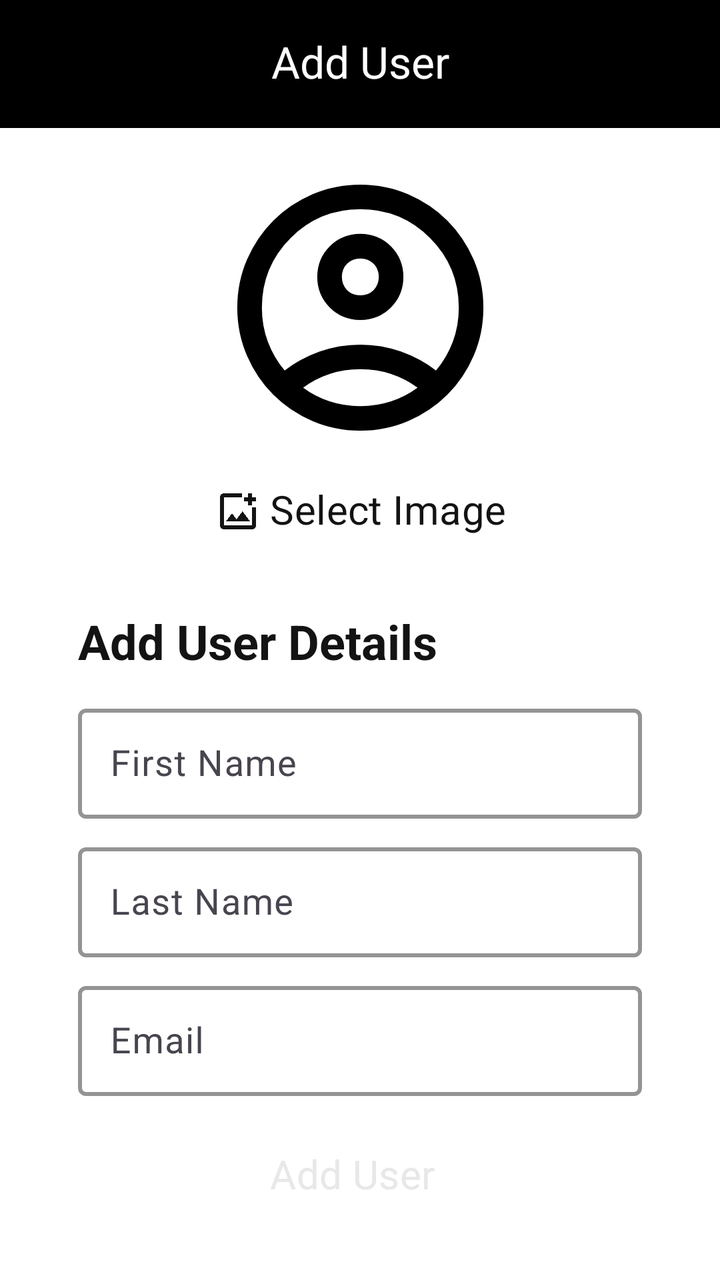
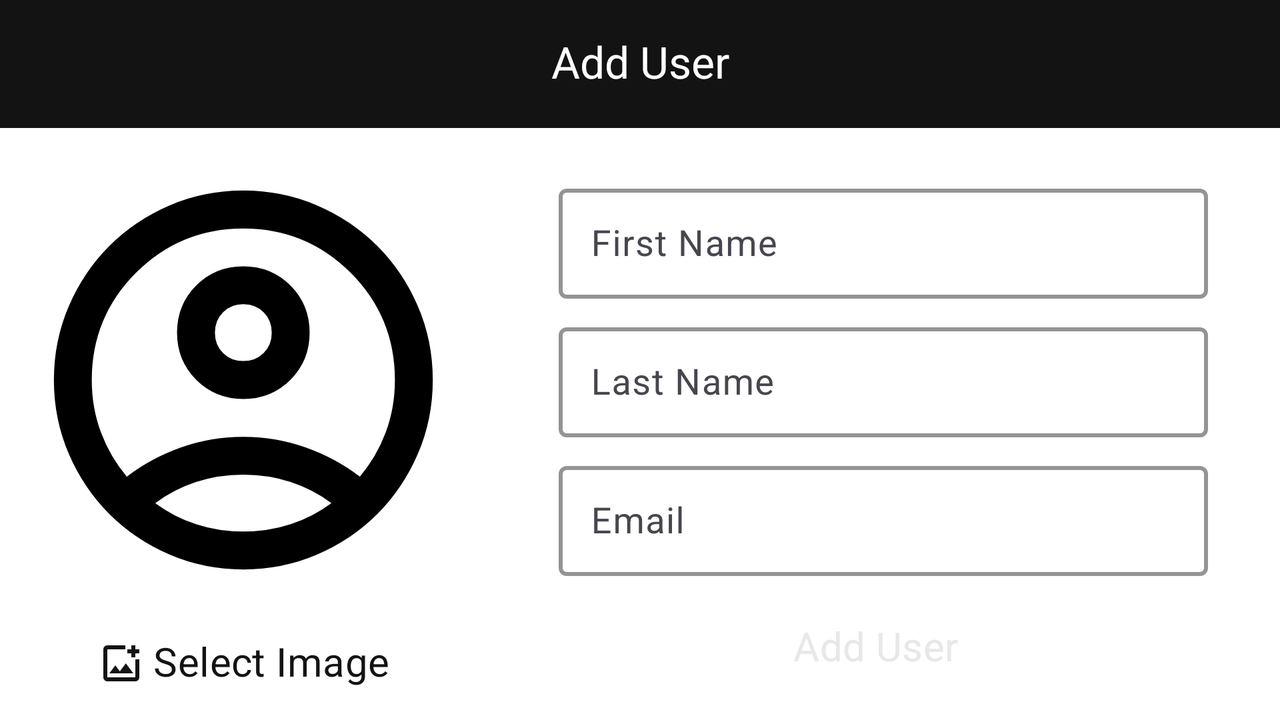

Two renders of one Android screen. The first uses the default layout on a phone; the second uses the alternative layout the repository ships for a different screen configuration, on a matching device. The two XML files are below.
<!-- AndroidManifest.xml: application theme Theme.UsersApp -->
<!-- res/layout/fragment_add_user.xml -->
<?xml version="1.0" encoding="utf-8"?>
<androidx.constraintlayout.widget.ConstraintLayout xmlns:android="http://schemas.android.com/apk/res/android"
    xmlns:app="http://schemas.android.com/apk/res-auto"
    xmlns:tools="http://schemas.android.com/tools"
    android:layout_width="match_parent"
    android:layout_height="match_parent"
    android:background="@color/white_100"
    android:fitsSystemWindows="true"
    tools:context=".ui.AddUserFragment">

    <androidx.coordinatorlayout.widget.CoordinatorLayout
        android:id="@+id/coordinatorLayout"
        android:layout_width="0dp"
        android:layout_height="wrap_content"
        app:layout_constraintEnd_toEndOf="parent"
        app:layout_constraintStart_toStartOf="parent"
        app:layout_constraintTop_toTopOf="parent">

        <com.google.android.material.appbar.AppBarLayout
            android:id="@+id/appBarLayout"
            android:layout_width="match_parent"
            android:layout_height="wrap_content"
            android:fitsSystemWindows="true">

        </com.google.android.material.appbar.AppBarLayout>

        <com.google.android.material.appbar.MaterialToolbar
            android:id="@+id/addUserTopAppBar"
            android:layout_width="match_parent"
            android:layout_height="wrap_content"
            android:background="@color/black"
            android:gravity="center"
            android:minHeight="?attr/actionBarSize"
            app:navigationIcon="@drawable/icon_arrow_back"
            app:navigationIconTint="@color/white"
            app:title="Add User"
            app:titleCentered="true"
            app:titleTextColor="@color/white" />
    </androidx.coordinatorlayout.widget.CoordinatorLayout>

    <androidx.constraintlayout.widget.ConstraintLayout
        android:id="@+id/constraintLayout"
        android:layout_width="0dp"
        android:layout_height="wrap_content"
        android:layout_marginStart="16dp"
        android:layout_marginEnd="16dp"
        android:layout_marginBottom="16dp"
        android:background="@drawable/rounded_bg"
        android:backgroundTint="@color/grey_100"
        android:padding="12dp"
        app:layout_constraintBottom_toBottomOf="parent"
        app:layout_constraintEnd_toEndOf="parent"
        app:layout_constraintHorizontal_bias="0.5"
        app:layout_constraintStart_toStartOf="parent"
        app:layout_constraintWidth_percent="0.85">

        <TextView
            android:id="@+id/textView2"
            android:layout_width="0dp"
            android:layout_height="wrap_content"
            android:text="@string/add_user_details"
            android:textColor="@color/black_100"
            android:textSize="24sp"
            android:textStyle="bold"
            app:layout_constraintEnd_toEndOf="parent"
            app:layout_constraintStart_toStartOf="parent"
            app:layout_constraintTop_toTopOf="parent" />

        <Button
            android:id="@+id/addUserBtn"
            style="@style/elevatedButtonStyle"
            android:layout_width="0dp"
            android:layout_height="wrap_content"
            android:backgroundTint="@color/black_100"
            android:text="@string/add_user"
            android:textColor="#E8E8E8"
            android:textSize="20sp"
            app:iconTint="#E8E8E8"
            app:layout_constraintBottom_toBottomOf="parent"
            app:layout_constraintEnd_toEndOf="parent"
            app:layout_constraintStart_toStartOf="parent"
            app:shapeAppearance="@style/ShapeAppearance.Material3.Corner.Small" />

        <com.google.android.material.textfield.TextInputLayout
            android:id="@+id/firstNameTF"
            style="@style/editTextStyle"
            android:layout_width="match_parent"
            android:layout_height="wrap_content"
            android:layout_marginTop="12dp"
            android:layout_marginBottom="4dp"
            android:hint="@string/first_name"
            app:layout_constraintBottom_toTopOf="@+id/lastNameTF"
            app:layout_constraintTop_toBottomOf="@+id/textView2"
            app:layout_constraintVertical_chainStyle="spread"
            tools:layout_editor_absoluteX="12dp">

            <com.google.android.material.textfield.TextInputEditText
                android:id="@+id/firstNameET"
                android:layout_width="match_parent"
                android:layout_height="wrap_content"
                android:inputType="textCapWords" />

        </com.google.android.material.textfield.TextInputLayout>

        <com.google.android.material.textfield.TextInputLayout
            android:id="@+id/lastNameTF"
            style="@style/editTextStyle"
            android:layout_width="match_parent"
            android:layout_height="wrap_content"
            android:layout_marginTop="4dp"
            android:layout_marginBottom="4dp"
            android:hint="@string/last_name"
            app:layout_constraintBottom_toTopOf="@+id/emailTF"
            app:layout_constraintTop_toBottomOf="@+id/firstNameTF"
            tools:layout_editor_absoluteX="12dp">

            <com.google.android.material.textfield.TextInputEditText
                android:id="@+id/lastNameET"
                android:layout_width="match_parent"
                android:layout_height="wrap_content"
                android:inputType="textCapWords" />

        </com.google.android.material.textfield.TextInputLayout>

        <com.google.android.material.textfield.TextInputLayout
            android:id="@+id/emailTF"
            style="@style/editTextStyle"
            android:layout_width="match_parent"
            android:layout_height="wrap_content"
            android:layout_marginTop="4dp"
            android:layout_marginBottom="16dp"
            android:hint="@string/email"
            app:layout_constraintBottom_toTopOf="@+id/addUserBtn"
            app:layout_constraintTop_toBottomOf="@+id/lastNameTF"
            tools:layout_editor_absoluteX="12dp">

            <com.google.android.material.textfield.TextInputEditText
                android:id="@+id/emailET"
                android:layout_width="match_parent"
                android:layout_height="wrap_content"
                android:inputType="textEmailAddress"
                />
        </com.google.android.material.textfield.TextInputLayout>
    </androidx.constraintlayout.widget.ConstraintLayout>

    <ImageView
        android:id="@+id/addUserImageView"
        android:layout_width="0dp"
        android:layout_height="0dp"
        android:layout_marginStart="24dp"
        android:layout_marginTop="16dp"
        android:layout_marginEnd="24dp"
        android:layout_marginBottom="4dp"
        android:background="@drawable/rounded_bg"
        android:backgroundTint="@color/grey_100"
        android:src="@drawable/icon_user"
        app:layout_constraintBottom_toTopOf="@+id/pickImageBtn"
        app:layout_constraintDimensionRatio="1:1"
        app:layout_constraintEnd_toEndOf="parent"
        app:layout_constraintHeight_max="360dp"
        app:layout_constraintHorizontal_bias="0.5"
        app:layout_constraintStart_toStartOf="parent"
        app:layout_constraintTop_toBottomOf="@+id/coordinatorLayout"
        app:layout_constraintVertical_chainStyle="packed"
        android:contentDescription="@string/user_image" />

    <com.google.android.material.button.MaterialButton
        android:id="@+id/pickImageBtn"
        style="@style/Widget.Material3.Button.TextButton"
        android:layout_width="wrap_content"
        android:layout_height="wrap_content"
        android:layout_marginBottom="16dp"
        android:text="@string/select_image"
        android:textColor="@color/black_100"
        android:textSize="20sp"
        app:icon="@drawable/icon_image"
        app:iconSize="24dp"
        app:iconTint="@color/black_100"
        app:layout_constraintBottom_toTopOf="@+id/constraintLayout"
        app:layout_constraintEnd_toEndOf="@+id/addUserImageView"
        app:layout_constraintHorizontal_bias="0.5"
        app:layout_constraintStart_toStartOf="@+id/addUserImageView"
        app:layout_constraintTop_toBottomOf="@+id/addUserImageView"
        app:shapeAppearance="@style/ShapeAppearance.Material3.Corner.Small" />


    <androidx.constraintlayout.widget.Guideline
        android:id="@+id/guideline"
        android:layout_width="wrap_content"
        android:layout_height="wrap_content"
        android:orientation="horizontal"
        app:layout_constraintGuide_percent="0.500684" />

</androidx.constraintlayout.widget.ConstraintLayout>
<!-- resources referenced by this layout -->
<resources>
  <color name="black">#FF000000</color>
  <color name="black_100">#131313</color>
  <color name="grey_100">#F8F8F8</color>
  <color name="white">#FFFFFFFF</color>
  <color name="white_100">#FFFFFFFF</color>
  <!-- drawable icon_image (drawable) -->
  <vector xmlns:android="http://schemas.android.com/apk/res/android"
      android:width="24dp"
      android:height="24dp"
      android:viewportWidth="960"
      android:viewportHeight="960"
      android:tint="@color/black">
      <path android:fillColor="@android:color/white"
          android:pathData="M200,840Q167,840 143.5,816.5Q120,793 120,760L120,200Q120,167 143.5,143.5Q167,120 200,120L560,120L560,200L200,200Q200,200 200,200Q200,200 200,200L200,760Q200,760 200,760Q200,760 200,760L760,760Q760,760 760,760Q760,760 760,760L760,400L840,400L840,760Q840,793 816.5,816.5Q793,840 760,840L200,840ZM680,360L680,280L600,280L600,200L680,200L680,120L760,120L760,200L840,200L840,280L760,280L760,360L680,360ZM240,680L720,680L570,480L450,640L360,520L240,680ZM200,200L200,320L200,320L200,400L200,400L200,760Q200,760 200,760Q200,760 200,760L200,760Q200,760 200,760Q200,760 200,760L200,200Q200,200 200,200Q200,200 200,200Z"/>
  </vector>
  <string name="add_user">Add User</string>
  <string name="add_user_details">Add User Details</string>
  <string name="email">Email</string>
  <string name="first_name">First Name</string>
  <string name="last_name">Last Name</string>
  <string name="select_image">Select Image</string>
  <string name="user_image">user image</string>
  <style name="editTextStyle" parent="ThemeOverlay.Material3.TextInputEditText.OutlinedBox.Dense">
          <item name="boxStrokeColor">@color/black</item>
          <item name="boxStrokeWidth">2dp</item>
          <item name="hintTextColor">@color/black</item>
          <item name="labelStyle">@color/black</item>
          <item name="colorControlActivated">@color/black</item>
          <item name="hintTextAppearance">@style/TextAppearance.Material3.BodyMedium</item>
      </style>
  <style name="elevatedButtonStyle" parent="Widget.Material3.Button.ElevatedButton.Icon">
          <item name="android:insetTop">0dp</item>
          <item name="android:insetBottom">0dp</item>
          <item name="iconSize">28dp</item>
          <item name="backgroundTint">@color/black</item>
          <item name="tint">@color/white</item>
      </style>
  <style name="Theme.UsersApp" parent="Base.Theme.UsersApp" />
  <style name="Base.Theme.UsersApp" parent="Theme.Material3.DayNight.NoActionBar">
          
          
          <item name="fontFamily">@font/nunito_sans</item>
          <item name="android:textSize">18sp</item>
          <item name="fontWeight">600</item>
          <item name="android:includeFontPadding">false</item>
      </style>
</resources>
<!-- res/layout-land/fragment_add_user.xml (the author's variant of the layout above) -->
<!-- drawn on the phone turned sideways -->
<?xml version="1.0" encoding="utf-8"?>
<androidx.constraintlayout.widget.ConstraintLayout xmlns:android="http://schemas.android.com/apk/res/android"
    xmlns:app="http://schemas.android.com/apk/res-auto"
    xmlns:tools="http://schemas.android.com/tools"
    android:layout_width="match_parent"
    android:layout_height="match_parent"
    android:background="@color/white_100"
    android:fitsSystemWindows="true"
    android:padding="0dp">

    <androidx.coordinatorlayout.widget.CoordinatorLayout
        android:id="@+id/coordinatorLayout"
        android:layout_width="0dp"
        android:layout_height="wrap_content"
        app:layout_constraintEnd_toEndOf="parent"
        app:layout_constraintStart_toStartOf="parent"
        app:layout_constraintTop_toTopOf="parent">

        <com.google.android.material.appbar.AppBarLayout
            android:id="@+id/appBarLayout"
            android:layout_width="match_parent"
            android:layout_height="wrap_content"
            android:fitsSystemWindows="true">

        </com.google.android.material.appbar.AppBarLayout>

        <com.google.android.material.appbar.MaterialToolbar
            android:id="@+id/addUserTopAppBar"
            android:layout_width="match_parent"
            android:layout_height="wrap_content"
            android:background="@color/black_100"
            android:gravity="center"
            android:minHeight="?attr/actionBarSize"
            app:navigationIcon="@drawable/icon_arrow_back"
            app:navigationIconTint="@color/white"
            app:title="Add User"
            app:titleCentered="true"
            app:titleTextColor="@color/white" />
    </androidx.coordinatorlayout.widget.CoordinatorLayout>

    <androidx.constraintlayout.widget.ConstraintLayout
        android:id="@+id/constraintLayout"
        android:layout_width="0dp"
        android:layout_height="wrap_content"
        android:layout_marginStart="16dp"
        android:layout_marginEnd="16dp"
        android:background="@drawable/rounded_bg"
        android:backgroundTint="@color/grey_100"
        android:padding="12dp"
        app:layout_constraintBottom_toBottomOf="parent"
        app:layout_constraintEnd_toEndOf="parent"
        app:layout_constraintStart_toStartOf="@+id/guideline4"
        app:layout_constraintTop_toTopOf="@+id/addUserImageView">

        <Button
            android:id="@+id/addUserBtn"
            style="@style/elevatedButtonStyle"
            android:layout_width="0dp"
            android:layout_height="wrap_content"
            android:backgroundTint="@color/black_100"
            android:text="@string/add_user"
            android:textColor="#E8E8E8"
            android:textSize="20sp"
            app:layout_constraintBottom_toBottomOf="parent"
            app:layout_constraintEnd_toEndOf="@+id/emailTF"
            app:layout_constraintStart_toStartOf="@+id/emailTF"
            app:shapeAppearance="@style/ShapeAppearance.Material3.Corner.Small" />

        <com.google.android.material.textfield.TextInputLayout
            android:id="@+id/firstNameTF"
            style="@style/editTextStyle"
            android:layout_width="0dp"
            android:layout_height="wrap_content"
            android:layout_marginStart="8dp"
            android:layout_marginEnd="8dp"
            android:layout_marginBottom="4dp"
            android:hint="@string/first_name"
            android:minHeight="48dp"
            app:layout_constraintBottom_toTopOf="@+id/lastNameTF"
            app:layout_constraintEnd_toEndOf="parent"
            app:layout_constraintStart_toStartOf="parent"
            app:layout_constraintTop_toTopOf="parent"
            app:layout_constraintVertical_chainStyle="spread">

            <com.google.android.material.textfield.TextInputEditText
                android:id="@+id/firstNameET"
                android:layout_width="match_parent"
                android:layout_height="wrap_content"
                android:inputType="textCapWords" />

        </com.google.android.material.textfield.TextInputLayout>

        <com.google.android.material.textfield.TextInputLayout
            android:id="@+id/lastNameTF"
            style="@style/editTextStyle"
            android:layout_width="0dp"
            android:layout_height="wrap_content"
            android:layout_marginTop="4dp"
            android:layout_marginBottom="4dp"
            android:hint="@string/last_name"
            android:minHeight="48dp"
            app:layout_constraintBottom_toTopOf="@+id/emailTF"
            app:layout_constraintEnd_toEndOf="@+id/firstNameTF"
            app:layout_constraintStart_toStartOf="@+id/firstNameTF"
            app:layout_constraintTop_toBottomOf="@+id/firstNameTF">

            <com.google.android.material.textfield.TextInputEditText
                android:id="@+id/lastNameET"
                android:layout_width="match_parent"
                android:layout_height="wrap_content"
                android:inputType="textCapWords" />

        </com.google.android.material.textfield.TextInputLayout>

        <com.google.android.material.textfield.TextInputLayout
            android:id="@+id/emailTF"
            style="@style/editTextStyle"
            android:layout_width="0dp"
            android:layout_height="wrap_content"
            android:layout_marginTop="4dp"
            android:layout_marginBottom="12dp"
            android:hint="@string/email"
            android:minHeight="48dp"
            app:layout_constraintBottom_toTopOf="@+id/addUserBtn"
            app:layout_constraintEnd_toEndOf="@+id/lastNameTF"
            app:layout_constraintStart_toStartOf="@+id/lastNameTF"
            app:layout_constraintTop_toBottomOf="@+id/lastNameTF">

            <com.google.android.material.textfield.TextInputEditText
                android:id="@+id/emailET"
                android:layout_width="match_parent"
                android:layout_height="wrap_content"
                android:inputType="textEmailAddress" />
        </com.google.android.material.textfield.TextInputLayout>

    </androidx.constraintlayout.widget.ConstraintLayout>

    <ImageView
        android:id="@+id/addUserImageView"
        android:layout_width="0dp"
        android:layout_height="0dp"
        android:layout_marginStart="8dp"
        android:layout_marginTop="8dp"
        android:layout_marginEnd="8dp"
        android:background="@drawable/rounded_bg"
        android:backgroundTint="@color/grey_100"
        android:contentDescription="@string/user_image"
        android:src="@drawable/icon_user"
        app:layout_constraintBottom_toTopOf="@+id/pickImageBtn"
        app:layout_constraintDimensionRatio="1:1"
        app:layout_constraintEnd_toStartOf="@+id/guideline4"
        app:layout_constraintHeight_max="360dp"
        app:layout_constraintHorizontal_bias="0.5"
        app:layout_constraintStart_toStartOf="parent"
        app:layout_constraintTop_toBottomOf="@+id/coordinatorLayout"
        app:layout_constraintVertical_chainStyle="spread" />

    <com.google.android.material.button.MaterialButton
        android:id="@+id/pickImageBtn"
        style="@style/Widget.Material3.Button.TextButton"
        android:layout_width="wrap_content"
        android:layout_height="wrap_content"
        android:text="@string/select_image"
        android:textColor="@color/black_100"
        android:textSize="20sp"
        app:icon="@drawable/icon_image"
        app:iconSize="24dp"
        app:iconTint="@color/black_100"
        app:layout_constraintBottom_toBottomOf="parent"
        app:layout_constraintEnd_toEndOf="@+id/addUserImageView"
        app:layout_constraintHorizontal_bias="0.5"
        app:layout_constraintStart_toStartOf="@+id/addUserImageView"
        app:layout_constraintTop_toBottomOf="@+id/addUserImageView"
        app:shapeAppearance="@style/ShapeAppearance.Material3.Corner.Small" />

    <androidx.constraintlayout.widget.Guideline
        android:id="@+id/guideline4"
        android:layout_width="wrap_content"
        android:layout_height="wrap_content"
        android:orientation="vertical"
        app:layout_constraintGuide_percent="0.38" />

</androidx.constraintlayout.widget.ConstraintLayout>
<!-- resources referenced by the variant -->
<!-- as the phone turned sideways resolves them -->
<resources>
  <color name="black_100">#131313</color>
  <color name="grey_100">#F8F8F8</color>
  <color name="white">#FFFFFFFF</color>
  <color name="white_100">#FFFFFFFF</color>
  <!-- drawable icon_image (drawable) -->
  <vector xmlns:android="http://schemas.android.com/apk/res/android"
      android:width="24dp"
      android:height="24dp"
      android:viewportWidth="960"
      android:viewportHeight="960"
      android:tint="@color/black">
      <path android:fillColor="@android:color/white"
          android:pathData="M200,840Q167,840 143.5,816.5Q120,793 120,760L120,200Q120,167 143.5,143.5Q167,120 200,120L560,120L560,200L200,200Q200,200 200,200Q200,200 200,200L200,760Q200,760 200,760Q200,760 200,760L760,760Q760,760 760,760Q760,760 760,760L760,400L840,400L840,760Q840,793 816.5,816.5Q793,840 760,840L200,840ZM680,360L680,280L600,280L600,200L680,200L680,120L760,120L760,200L840,200L840,280L760,280L760,360L680,360ZM240,680L720,680L570,480L450,640L360,520L240,680ZM200,200L200,320L200,320L200,400L200,400L200,760Q200,760 200,760Q200,760 200,760L200,760Q200,760 200,760Q200,760 200,760L200,200Q200,200 200,200Q200,200 200,200Z"/>
  </vector>
  <string name="add_user">Add User</string>
  <string name="email">Email</string>
  <string name="first_name">First Name</string>
  <string name="last_name">Last Name</string>
  <string name="select_image">Select Image</string>
  <string name="user_image">user image</string>
  <style name="editTextStyle" parent="ThemeOverlay.Material3.TextInputEditText.OutlinedBox.Dense">
          <item name="boxStrokeColor">@color/black</item>
          <item name="boxStrokeWidth">2dp</item>
          <item name="hintTextColor">@color/black</item>
          <item name="labelStyle">@color/black</item>
          <item name="colorControlActivated">@color/black</item>
          <item name="hintTextAppearance">@style/TextAppearance.Material3.BodyMedium</item>
      </style>
  <style name="elevatedButtonStyle" parent="Widget.Material3.Button.ElevatedButton.Icon">
          <item name="android:insetTop">0dp</item>
          <item name="android:insetBottom">0dp</item>
          <item name="iconSize">28dp</item>
          <item name="backgroundTint">@color/black</item>
          <item name="tint">@color/white</item>
      </style>
  <style name="Theme.UsersApp" parent="Base.Theme.UsersApp" />
  <color name="black">#FF000000</color>
  <style name="Base.Theme.UsersApp" parent="Theme.Material3.DayNight.NoActionBar">
          
          
          <item name="fontFamily">@font/nunito_sans</item>
          <item name="android:textSize">18sp</item>
          <item name="fontWeight">600</item>
          <item name="android:includeFontPadding">false</item>
      </style>
</resources>
